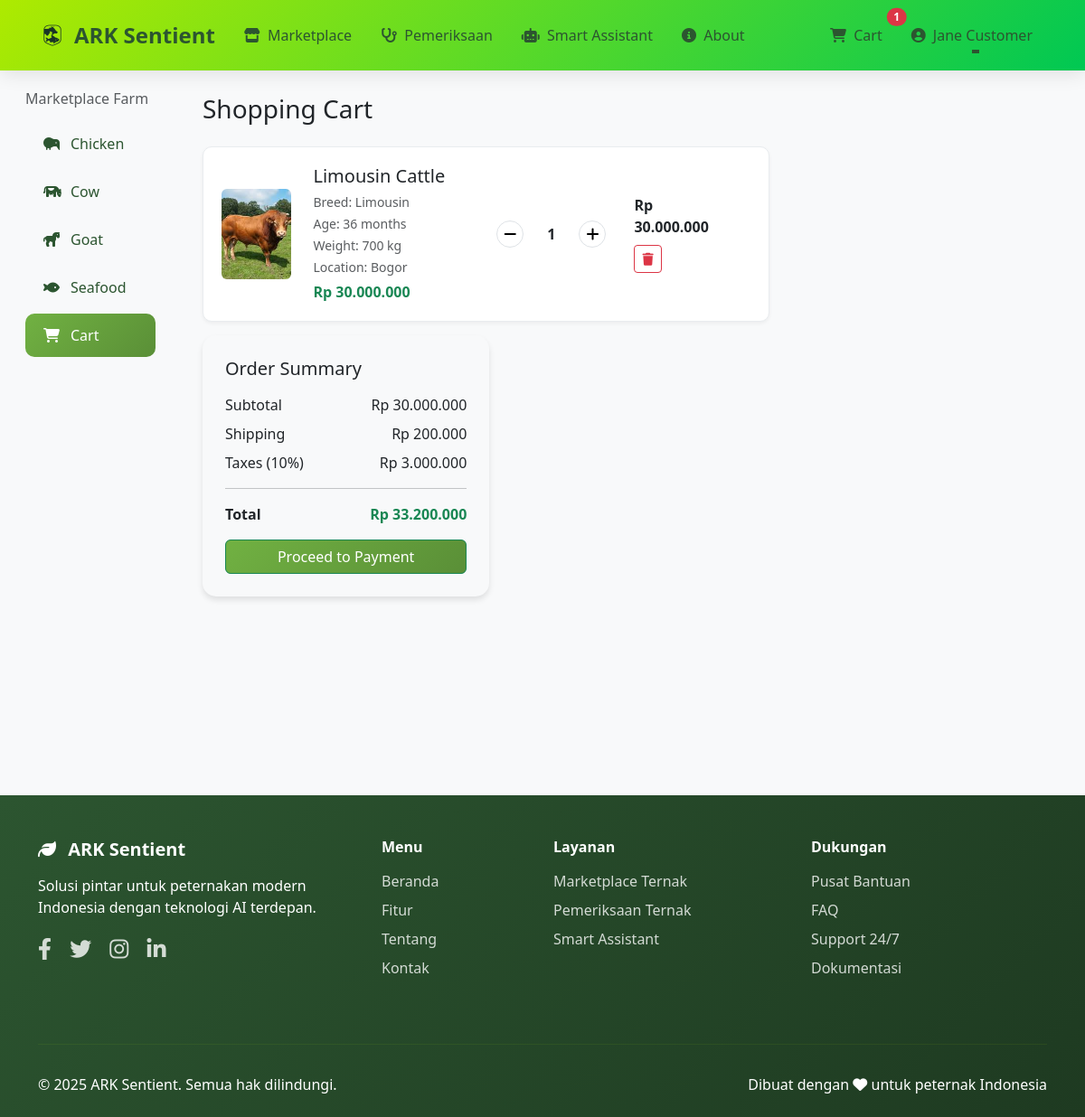
The app's page /Views/cart.php (signed in) with its own data.
### tables this page shows
CREATE TABLE `categories` (
  `id` int(11) NOT NULL,
  `name` varchar(50) NOT NULL,
  `icon` varchar(50) DEFAULT NULL,
  `created_at` timestamp NOT NULL DEFAULT current_timestamp()
);

CREATE TABLE `cart` (
  `id` int(11) NOT NULL,
  `user_id` int(11) NOT NULL,
  `livestock_id` int(11) NOT NULL,
  `quantity` int(11) DEFAULT 1,
  `added_at` timestamp NOT NULL DEFAULT current_timestamp()
);

CREATE TABLE `livestock` (
  `id` int(11) NOT NULL,
  `farmer_id` int(11) NOT NULL,
  `category_id` int(11) NOT NULL,
  `name` varchar(100) NOT NULL,
  `breed` varchar(100) DEFAULT NULL,
  `age_months` int(11) NOT NULL,
  `weight_kg` int(11) NOT NULL,
  `gender` enum('male','female') NOT NULL,
  `location` varchar(100) NOT NULL,
  `price` decimal(15,2) NOT NULL,
  `description` text DEFAULT NULL,
  `image_url` varchar(255) DEFAULT NULL,
  `health_status` varchar(100) DEFAULT 'Healthy',
  `vaccination_status` varchar(100) DEFAULT 'Up to date',
  `status` enum('available','sold','reserved') DEFAULT 'available',
  `created_at` timestamp NOT NULL DEFAULT current_timestamp(),
  `updated_at` timestamp NOT NULL DEFAULT current_timestamp() ON UPDATE current_timestamp()
);

### Config/config.php (called while the page is built, shortened)
<?php
if (!function_exists('formatRupiah')) {
    function formatRupiah($angka) {
        return 'Rp ' . number_format($angka, 0, ',', '.');
    }
}
?>

### Views/cart.php (the view, shortened to what this page needs)
<?php
require_once '../Config/config.php';
$stmt = $conn->prepare("
    SELECT c.*, l.name, l.breed, l.price, l.age_months, l.weight_kg, l.location, l.image_url
    FROM cart c
    JOIN livestock l ON c.livestock_id = l.id
    WHERE c.user_id = ?
    ORDER BY c.added_at DESC
");
$stmt->execute([$_SESSION['user_id']]);
$cart_items = $stmt->fetchAll(PDO::FETCH_ASSOC);
$subtotal = 0;
foreach ($cart_items as $item) {
    $subtotal += $item['price'] * $item['quantity'];
}
$shipping_cost = 200000;
$tax_rate = 0.10;
$tax_amount = $subtotal * $tax_rate;
$total = $subtotal + $shipping_cost + $tax_amount;
?>
<!DOCTYPE html>
<html lang="id">
<head>
    <link href="../Asset/css/cart.css" rel="stylesheet">
    <link href="https://cdn.jsdelivr.net/npm/bootstrap@5.3.0/dist/css/bootstrap.min.css" rel="stylesheet">
    <link href="https://cdnjs.cloudflare.com/ajax/libs/font-awesome/6.4.0/css/all.min.css" rel="stylesheet">
</head>
<body class="bg-light">
    <nav class="navbar navbar-expand-lg fixed-top">
        <div class="container">
            <a class="navbar-brand text-success d-flex align-items-center" href="home.php">
                <img src="../asset/img/Logo.png" alt="Logo" style="height:32px;width:auto;">
                ARK Sentient
            </a>
            <div class="collapse navbar-collapse" id="navbarNav">
                <ul class="navbar-nav me-auto">
                    <li class="nav-item">
                        <a class="nav-link" href="dashboard.php">
                            <i class="fas fa-store me-1"></i>
                            Marketplace
                        </a>
                    </li>
                    <li class="nav-item">
                        <a class="nav-link" href="../Views/priksaternak.php">
                            <i class="fas fa-stethoscope me-1"></i>
                            Pemeriksaan
                        </a>
                    </li>
                    <li class="nav-item">
                        <a class="nav-link" href="../Views/smartasis.php">
                            <i class="fas fa-robot me-1"></i>
                            Smart Assistant
                        </a>
                    </li>
                    <li class="nav-item">
                        <a class="nav-link" href="../Views/about.php">
                            <i class="fas fa-info-circle me-1"></i>
                            About
                        </a>
                    </li>
                </ul>
                <ul class="navbar-nav">
                    <li class="nav-item">
                        <a class="nav-link position-relative" href="cart.php" id="navbarCartLink">
                            <i class="fas fa-shopping-cart me-1"></i>
                            Cart
                            <?php
                            $cart_count = 0;
                            if (isset($_SESSION['user_id'])) {
                                $stmtCart = $conn->prepare("SELECT SUM(quantity) FROM cart WHERE user_id = ?");
                                $stmtCart->execute([$_SESSION['user_id']]);
                                $cart_count = (int)$stmtCart->fetchColumn();
                            }
                            if ($cart_count > 0): ?>
                                <span class="position-absolute top-0 start-100 translate-middle badge rounded-pill bg-danger">
                                    <?php echo $cart_count; ?>
                                </span>
                            <?php endif; ?>
                        </a>
                    </li>
                    <li class="nav-item dropdown">
                        <a class="nav-link dropdown-toggle" href="#" id="navbarDropdown" role="button" data-bs-toggle="dropdown">
                            <i class="fas fa-user-circle me-1"></i>
                            <?php
                            $user_display = isset($_SESSION['full_name']) && $_SESSION['full_name'] !== ''
                                ? htmlspecialchars($_SESSION['full_name'])
                                : (isset($_SESSION['username']) ? htmlspecialchars($_SESSION['username']) : 'User');
                            echo $user_display;
                            ?>
                        </a>
                    </li>
                </ul>
            </div>
        </div>
    </nav>
    <div style="height:80px"></div>
    <div class="container-fluid">
        <div class="row">
            <div class="col-md-2 sidebar">
                <div class="px-3">
                    <h6 class="text-muted mb-3">Marketplace Farm</h6>
                    <nav class="nav flex-column">
                        <?php
                        $stmt = $conn->query("SELECT * FROM categories ORDER BY name");
                        $categories = $stmt->fetchAll(PDO::FETCH_ASSOC);
                        foreach ($categories as $category):
                            $icon = 'fa-cow';
                            $name = strtolower($category['name']);
                            if (strpos($name, 'goat') !== false) $icon = 'fa-horse';
                            elseif (strpos($name, 'chicken') !== false) $icon = 'fa-kiwi-bird';
                            elseif (strpos($name, 'seafood') !== false || strpos($name, 'ikan') !== false) $icon = 'fa-fish';
                        ?>
                            <a class="nav-link" href="category.php?id=<?php echo $category['id']; ?>">
                                <i class="fas <?php echo $icon; ?>"></i><?php echo $category['name']; ?>
                            </a>
                        <?php endforeach; ?>
                        <a class="nav-link active" href="cart.php">
                            <i class="fas fa-shopping-cart"></i>Cart
                        </a>
                    </nav>
                </div>
            </div>
            <div class="col-md-10">
                <div class="container mt-4">
                    <div class="row">
                        <div class="col-md-8">
                            <h3 class="mb-4">Shopping Cart</h3>
                            <?php if (empty($cart_items)): ?>
                                <div class="text-center py-5">
                                    <i class="fas fa-shopping-cart fa-3x text-muted mb-3"></i>
                                    <h5 class="text-muted">Your cart is empty</h5>
                                    <a href="dashboard.php" class="btn btn-primary mt-3">Continue Shopping</a>
                                </div>
                            <?php else: ?>
                                <?php foreach ($cart_items as $item): ?>
                                    <div class="cart-item">
                                        <div class="row align-items-center">
                                            <div class="col-md-2">
                                                <?php if (!empty($item['image_url'])): ?>
                                                    <img src="<?php echo htmlspecialchars($item['image_url']); ?>" alt="<?php echo htmlspecialchars($item['name']); ?>" class="img-fluid rounded" style="width:100px;height:100px;object-fit:cover;">
                                                <?php endif; ?>
                                            </div>
                                            <div class="col-md-4">
                                                <h5 class="mb-1"><?php echo htmlspecialchars($item['name']); ?></h5>
                                                <p class="text-muted mb-1">
                                                    <small>Breed: <?php echo htmlspecialchars($item['breed']); ?></small><br>
                                                    <small>Age: <?php echo $item['age_months']; ?> months</small><br>
                                                    <small>Weight: <?php echo $item['weight_kg']; ?> kg</small><br>
                                                    <small>Location: <?php echo htmlspecialchars($item['location']); ?></small>
                                                </p>
                                                <p class="mb-0">
                                                    <strong class="text-success"><?php echo formatRupiah($item['price']); ?></strong>
                                                </p>
                                            </div>
                                            <div class="col-md-3">
                                                <div class="quantity-control">
                                                    <form method="POST" class="d-inline">
                                                        <button type="submit" name="update_quantity" class="quantity-btn">
                                                            <i class="fas fa-minus"></i>
                                                        </button>
                                                    </form>
                                                    <span class="mx-3 fw-bold"><?php echo $item['quantity']; ?></span>
                                                    <form method="POST" class="d-inline">
                                                        <button type="submit" name="update_quantity" class="quantity-btn">
                                                            <i class="fas fa-plus"></i>
                                                        </button>
                                                    </form>
                                                </div>
                                            </div>
                                            <div class="col-md-2">
                                                <p class="mb-2 fw-bold"><?php echo formatRupiah($item['price'] * $item['quantity']); ?></p>
                                                <form method="POST" class="d-inline">
                                                    <button type="submit" name="remove_item" class="btn btn-sm btn-outline-danger">
                                                        <i class="fas fa-trash"></i>
                                                    </form>
                                                </div>
                                            </div>
                                        </div>
                                    </div>
                                <?php endforeach; ?>
                            <?php endif; ?>
                        </div>
                        <?php if (!empty($cart_items)): ?>
                            <div class="col-md-4">
                                <div class="summary-card">
                                    <h5 class="mb-3">Order Summary</h5>
                                    <div class="d-flex justify-content-between mb-2">
                                        <span>Subtotal</span>
                                        <span><?php echo formatRupiah($subtotal); ?></span>
                                    </div>
                                    <div class="d-flex justify-content-between mb-2">
                                        <span>Shipping</span>
                                        <span><?php echo formatRupiah($shipping_cost); ?></span>
                                    </div>
                                    <div class="d-flex justify-content-between mb-2">
                                        <span>Taxes (10%)</span>
                                        <span><?php echo formatRupiah($tax_amount); ?></span>
                                    </div>
                                    <hr>
                                    <div class="d-flex justify-content-between mb-3">
                                        <strong>Total</strong>
                                        <strong class="text-success"><?php echo formatRupiah($total); ?></strong>
                                    </div>
                                    <button id="pay-button" class="btn btn-checkout btn-success w-100">
                                        Proceed to Payment
                                    </button>
                                </div>
                            </div>
                        <?php endif; ?>
                    </div>
                </div>
            </div>
        </div>
    <footer class="footer">
        <div class="container">
            <div class="row">
                <div class="col-lg-4 col-md-6 mb-4">
                    <h5>
                        <i class="fas fa-leaf me-2"></i>
                        ARK Sentient
                    </h5>
                    <p class="mb-3">Solusi pintar untuk peternakan modern Indonesia dengan teknologi AI terdepan.</p>
                    <div class="social-links">
                        <a href="#" aria-label="Facebook"><i class="fab fa-facebook-f"></i></a>
                        <a href="#" aria-label="Twitter"><i class="fab fa-twitter"></i></a>
                        <a href="#" aria-label="Instagram"><i class="fab fa-instagram"></i></a>
                        <a href="#" aria-label="LinkedIn"><i class="fab fa-linkedin-in"></i></a>
                    </div>
                </div>
                <div class="col-lg-2 col-md-6 mb-4">
                    <h6>Menu</h6>
                    <ul class="list-unstyled">
                        <li><a href="home.php">Beranda</a></li>
                        <li><a href="#features">Fitur</a></li>
                        <li><a href="about.php">Tentang</a></li>
                        <li><a href="http://wa.me/6287871310560">Kontak</a></li>
                    </ul>
                </div>
                <div class="col-lg-3 col-md-6 mb-4">
                    <h6>Layanan</h6>
                    <ul class="list-unstyled">
                        <li><a href="dashboard.php">Marketplace Ternak</a></li>
                        <li><a href="priksaternak.php">Pemeriksaan Ternak</a></li>
                        <li><a href="smartasis.php">Smart Assistant</a></li>
                    </ul>
                </div>
                <div class="col-lg-3 col-md-6 mb-4">
                    <h6>Dukungan</h6>
                    <ul class="list-unstyled">
                        <li><a href="#help">Pusat Bantuan</a></li>
                        <li><a href="#faq">FAQ</a></li>
                        <li><a href="#support">Support 24/7</a></li>
                        <li><a href="#documentation">Dokumentasi</a></li>
                    </ul>
                </div>
            </div>
            <hr>
            <div class="row align-items-center">
                <div class="col-md-6">
                    <p class="mb-0">&copy; 2025 ARK Sentient. Semua hak dilindungi.</p>
                </div>
                <div class="col-md-6 text-md-end">
                    <p class="mb-0">
                        Dibuat dengan <i class="fas fa-heart text-white"></i> untuk peternak Indonesia
                    </p>
                </div>
            </div>
        </div>
    </footer>
</body>
</html>

### records on screen
categories: name "Chicken"
categories: name "Cow"
categories: name "Goat"
categories: name "Seafood"
cart: livestock.image_url (picture), livestock.name "Limousin Cattle", livestock.breed "Limousin", livestock.age_months "36", livestock.weight_kg "700", livestock.location "Bogor", livestock.price "Rp 30.000.000", quantity "1", formatRupiah($item['price'] * $item['quantity']) "Rp 30.000.000"

### other values on screen
$cart_count "1"
$user_display "Jane Customer"
formatRupiah($subtotal) "Rp 30.000.000"
formatRupiah($shipping_cost) "Rp 200.000"
formatRupiah($tax_amount) "Rp 3.000.000"
formatRupiah($total) "Rp 33.200.000"
